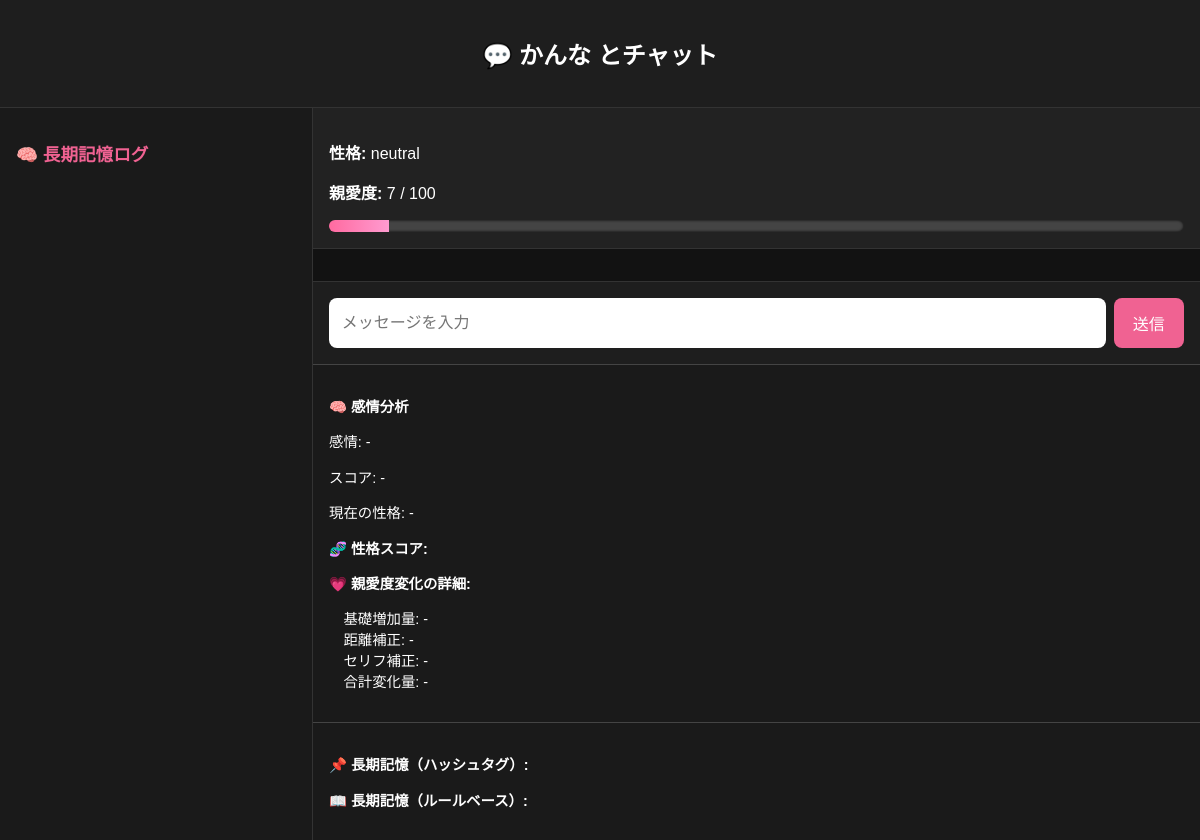
The app's page /chat/かんな with its own data.
### tables this page shows
CREATE TABLE characters (
        name TEXT PRIMARY KEY,
        personality TEXT,
        speech_style TEXT,
        self_name TEXT,
        age_group TEXT,  
        affection INTEGER DEFAULT 0,
        current_trait TEXT DEFAULT 'neutral',
        chat_count INTEGER DEFAULT 0,
        chat_last_update TEXT,
        last_chat_count INTEGER DEFAULT 0,
        triggered_events TEXT
    , trait_scores TEXT, trait_selected INTEGER DEFAULT 0, pending_trait_selection INTEGER DEFAULT 0, trait_history TEXT, pending_trait_change INTEGER DEFAULT 0);

### app.py (the view)
@app.route("/chat/<character_name>", methods=["GET"])
def chat_page(character_name):
    character = get_character(character_name)
    if character is None:
        return "キャラクターが見つかりません。", 404
    return render_template("chatroom.html", character=character)

### database/character.py (called while the page is built)
def get_character(name: str) -> "Character":
    try:
        conn = sqlite3.connect(DB_PATH)
        cursor = conn.cursor()
        cursor.execute("SELECT * FROM characters WHERE name = ?", (name,))
        row = cursor.fetchone()
        if row:
            columns = [column[0] for column in cursor.description]
            data = dict(zip(columns, row))
            character = Character(name)
            character.load_from_dict(data)
            return character
        return None
    except sqlite3.Error as e:
        logger.error(f"Database error in get_character: {str(e)}")
        return None
    finally:
        if conn:
            conn.close()

### templates/chatroom.html (shortened to what this page needs)
<!DOCTYPE html>
<html lang="ja">
<head>
</head>
<body>
  <header>
    <h2>💬 {{ character.name }} とチャット</h2>
  </header>
  <div class="layout">
    <aside class="memory-sidebar">
      <h3>🧠 長期記憶ログ</h3>
    </aside>
    <main class="main-content">
      <div class="status-card">
        <p><strong>性格:</strong> <span id="trait-label">{{ character.current_trait }}</span></p>
        <p><strong>親愛度:</strong> <span id="affection-label">{{ character.affection }} / 100</span></p>
        <div class="affection-bar-wrapper">
          <div class="affection-bar-fill" style="width: {{ character.affection }}%;"></div>
        </div>
      </div>
      <div class="chat-container" id="chat-log"></div>
      <div class="input-area">
        <input type="text" id="user-input" placeholder="メッセージを入力" autocomplete="off">
        <button onclick="sendMessage()">送信</button>
      </div>
      <div id="debug-info">
        <p><strong>🧠 感情分析</strong></p>
        <p>感情: <span id="emotion-label">-</span></p>
        <p>スコア: <span id="emotion-score">-</span></p>
        <p>現在の性格: <span id="current-trait">-</span></p>
        <p><strong>🧬 性格スコア:</strong></p>
        <p><strong>💗 親愛度変化の詳細:</strong></p>
        <ul>
          <li>基礎増加量: <span id="base-delta">-</span></li>
          <li>距離補正: <span id="distance-factor">-</span></li>
          <li>セリフ補正: <span id="phrase-bonus">-</span></li>
          <li>合計変化量: <span id="affection-delta">-</span></li>
        </ul>
      </div>
      <div id="memory-info">
        <p><strong>📌 長期記憶（ハッシュタグ）:</strong></p>
        <p><strong>📖 長期記憶（ルールベース）:</strong></p>
      </div>
    </main>
  </div>
</body>
</html>

### templates/chatroom.html (style rules this page uses)
body { font-family: 'Noto Sans JP', sans-serif; background-color: #121212; color: #fff; margin: 0; padding: 0; height: 100vh; display: flex; flex-direction: column; }
header { padding: 1rem; background-color: #1e1e1e; border-bottom: 1px solid #333; text-align: center; }
.memory-sidebar { width: 280px; background-color: #1a1a1a; padding: 1rem; border-right: 1px solid #333; overflow-y: auto; font-size: 0.9rem; }
.memory-sidebar h3 { color: #f06292; font-size: 1.1rem; margin-bottom: 0.5rem; }
.main-content { flex: 1; display: flex; flex-direction: column; overflow-y: auto; }
.layout { display: flex; flex: 1; overflow: hidden; }
.status-card { padding: 1rem; background-color: #222; border-bottom: 1px solid #333; }
.affection-bar-wrapper { width: 100%; height: 12px; background-color: #444; border-radius: 6px; overflow: hidden; box-shadow: inset 0 0 3px #000; margin-top: 4px; }
.affection-bar-fill { height: 100%; background: linear-gradient(to right, #ff6aa0, #ff9bd0); transition: width 0.3s ease; }
.chat-container { flex: 1; display: flex; flex-direction: column; padding: 1rem; overflow-y: auto; }
.input-area { display: flex; padding: 1rem; background-color: #1e1e1e; border-top: 1px solid #333; }
.input-area input { flex: 1; padding: 0.8rem; font-size: 1rem; border-radius: 8px; border: none; margin-right: 0.5rem; }
.input-area button { background-color: #f06292; color: white; border: none; padding: 0.8rem 1.2rem; border-radius: 8px; font-size: 1rem; cursor: pointer; }
#debug-info, #memory-info { padding: 1rem; background-color: #1a1a1a; border-top: 1px solid #444; font-size: 0.9rem; }
#debug-info ul, #memory-info ul { list-style: none; padding-left: 0; }
#debug-info li, #memory-info li { margin-left: 1em; }

### records on screen
characters: name "かんな", current_trait "neutral", affection "7"
